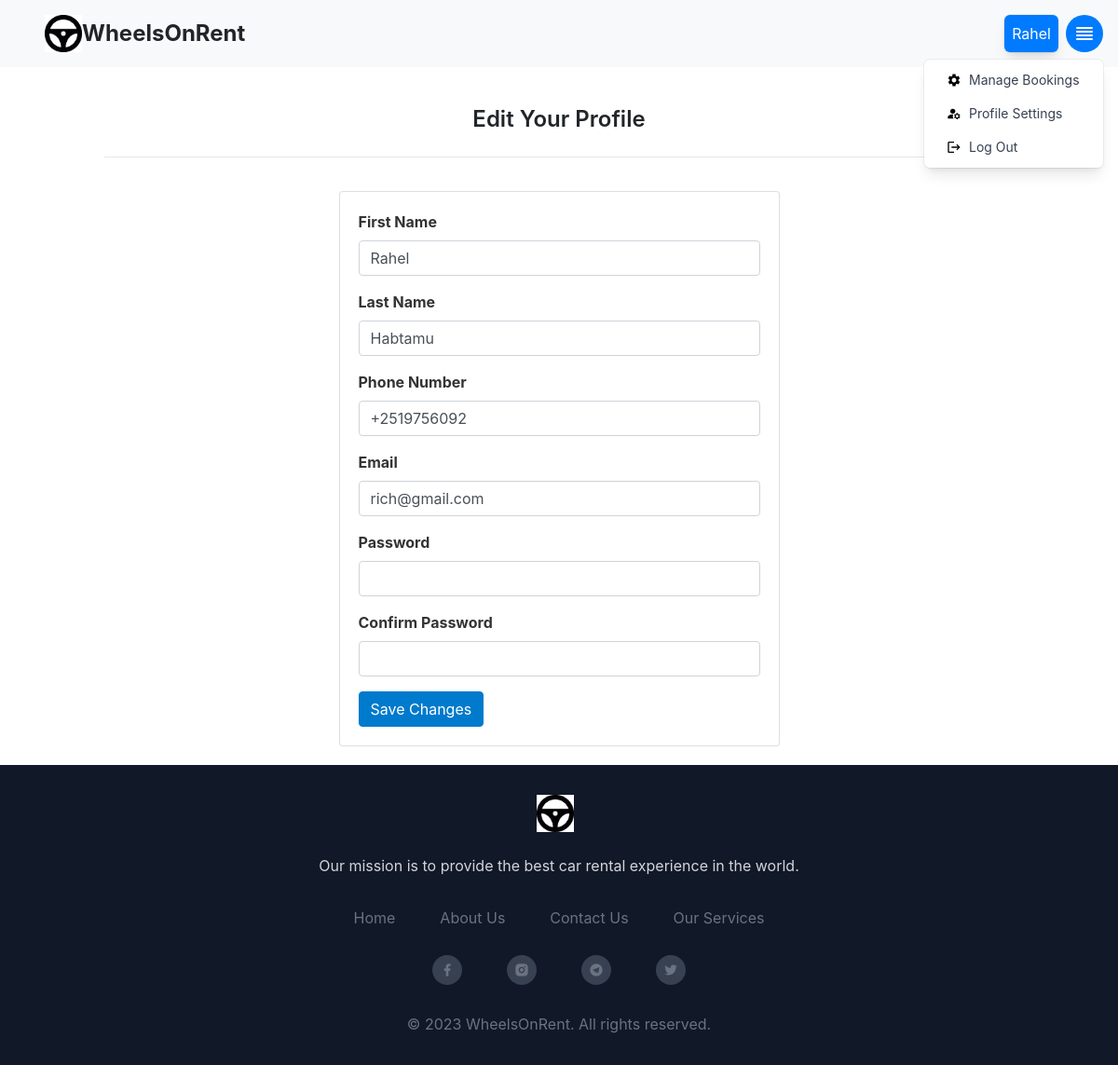
The app's page /customer/update (signed in), older data.
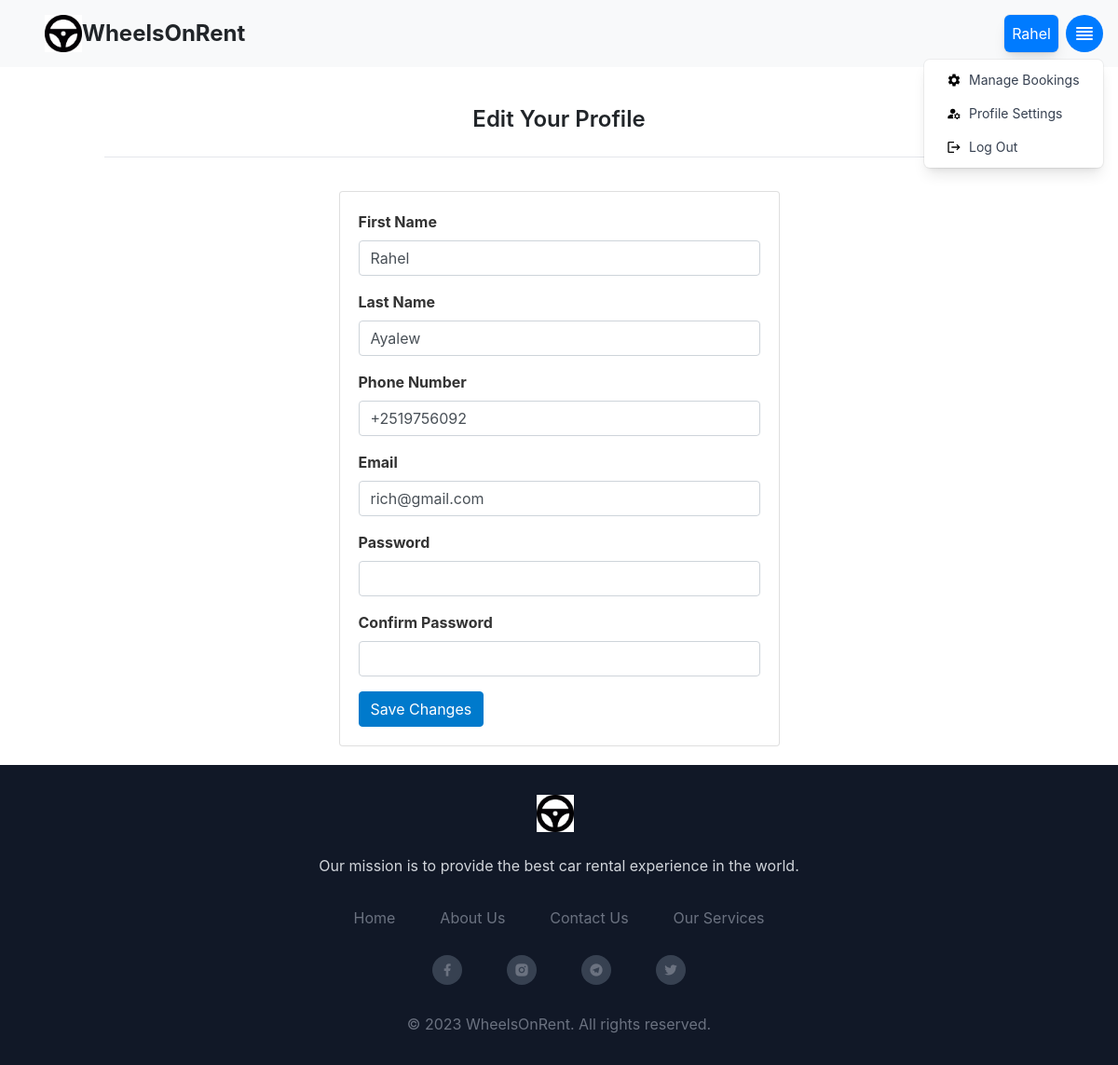
The same page, newer data.
### tables this page shows
CREATE TABLE customer (
  id INTEGER PRIMARY KEY AUTOINCREMENT,
  name TEXT NOT NULL,
  last_name TEXT NOT NULL,
  phone_number TEXT NOT NULL,
  email TEXT NOT NULL,
  password TEXT NOT NULL,
  role TEXT INTEGER DEFAULT 0
);

### car_app/customer.py (the view, shortened to what this page needs)
@bp.route('/update', methods=('GET', 'POST'))
@login_required
def update():
    return render_template('customer/update.html')

### car_app/customer.py (called while the page is built)
@bp.before_app_request
def load_logged_in_customer():
    customer_id = session.get('customer_id')
    if customer_id is None:
        g.customer = None
    else:
        g.customer = get_db().execute(
            'SELECT * FROM customer WHERE id = ?', (customer_id,)
        ).fetchone()

@bp.after_request
def add_header(response):
    response.headers['Cache-Control'] = 'no-store, no-cache, must-revalidate, max-age=0'
    response.headers['Pragma'] = 'no-cache'
    response.headers['Expires'] = '0'
    return response

def login_required(view):
    @functools.wraps(view)
    def wrapped_view(**kwargs):
        if g.customer is None:
            return redirect(url_for('customer.login'))
        return view(**kwargs)
    return wrapped_view

### car_app/db.py (called while the page is built)
def get_db():
    if 'db' not in g:
        g.db = sqlite3.connect(
            current_app.config['DATABASE'],
            detect_types=sqlite3.PARSE_DECLTYPES
        )
        g.db.row_factory = sqlite3.Row
    return g.db

### car_app/templates/customer/update.html
{% extends 'base.html' %}
{% block content %}
<div class="container mx-auto px-4 mt-10 md:px-8 lg:px-16 xl:px-24">
    <h1 class="text-2xl font-semibold mb-3 border-b pb-4 lg:text-left" style="display: flex; justify-content: center;">Edit Your Profile</h1>
  <div class="row">
    <div class="col-lg-6 grid-margin stretch-card mx-auto">
      <div class="card" style="width: auto; margin: 20px auto;">
	<div class="card-body">
          <form class="forms-sample" method="post">
            <div class="form-group">
              <label for="name" style="font-weight: bold; font-size: 16px; color: #333;">First Name</label>
              <input type="text" class="form-control" id="name" name="name" value="{{ g.customer.name }}" required>
            </div>
            <div class="form-group">
              <label for="last_name" style="font-weight: bold; font-size: 16px; color: #333;">Last Name</label>
              <input type="text" class="form-control" id="last_name" name="last_name" value="{{ g.customer.last_name }}" required>
            </div>
	    <div class="form-group">
              <label for="phone_number" style="font-weight: bold; font-size: 16px; color: #333;">Phone Number</label>
              <input type="tel" class="form-control" id="phone_number" name="phone_number" value="{{ g.customer.phone_number }}" required>
            </div>
            <div class="form-group">
              <label for="email" style="font-weight: bold; font-size: 16px; color: #333;">Email</label>
              <input type="email" class="form-control" id="email" name="email" value="{{ g.customer.email }}" required>
            </div>
            <div class="form-group">
              <label for="password" style="font-weight: bold; font-size: 16px; color: #333;">Password</label>
              <input type="password" class="form-control" id="password" name="password" required>
            </div>
            <div class="form-group">
              <label for="confirm_password" style="font-weight: bold; font-size: 16px; color: #333;">Confirm Password</label>
              <input type="password" class="form-control" id="confirm_password" name="confirm_password" required>
            </div>
            <button type="submit" class="btn btn-primary" style="background-color: #007ACC; border-color: #007ACC;">Save Changes</button>
          </form>
        </div>
      </div>
    </div>
  </div>
</div>
{% endblock %}

### car_app/templates/base.html (shortened to what the changed rows need)
<!DOCTYPE html>
    <html lang="en">
    <head>
        <link rel="stylesheet" href="{{ url_for('static', filename='style.css') }}">
        <link rel="stylesheet" href="https://cdn.jsdelivr.net/npm/bootstrap@4.0.0/dist/css/bootstrap.min.css">
        <link href="https://cdn.jsdelivr.net/npm/remixicon@2.5.0/fonts/remixicon.css" rel="stylesheet">
        <script src="https://cdn.tailwindcss.com"></script>
    </head>
<body class="relative min-h-screen">
<nav class="navbar navbar-light bg-light justify-content-between p-3 pl-5">
  {% if g.customer['role'] == 0 %}
  <div class="d-flex align-items-center">
                    <p class="origin-top-right absolute right-16 p-2 bottom-4  mt-2 w-auto flex items-center justify-center rounded-md shadow-lg bg-primary text-white ring-1 ring-black ring-opacity-5 mb-0 d-none d-sm-block navbar-profile-name">{{ greeting }} {{ g.customer['name'] }}</p>
   </div>
  <div x-data="{ open: false }" @click.away="open = false" class="relative inline-block text-left">
      <div>
          <button @click="open = !open" type="button" class="rounded-full h-10 w-10 flex items-center justify-center bg-primary text-white focus:outline-none focus:ring-2 focus:ring-offset-2 focus:ring-offset-gray-100 focus:ring-primary" id="dropdown-menu" aria-haspopup="true" aria-expanded="true">
              <svg xmlns="http://www.w3.org/2000/svg" class="h-6 w-6" fill="none" viewBox="0 0 24 24" stroke="currentColor">
                  <path stroke-linecap="round" stroke-linejoin="round" stroke-width="2" d="M4 6h16M4 10h16M4 14h16M4 18h16"></path>
              </svg>
          </button>
      </div>
      <div x-show="open" @click.away="open = false" class="origin-top-right absolute right-0 mt-2 w-48 rounded-md shadow-lg bg-white ring-1 ring-black ring-opacity-5" role="menu" aria-orientation="vertical" aria-labelledby="dropdown-menu" id="dropdown-menu">
          <div class="py-1" role="none">
            <a href="{{ url_for('booking.my_bookings') }}" class="flex items-center px-4 py-2 text-sm text-gray-700 hover:bg-gray-100 hover:text-gray-900" role="menuitem" style="text-decoration: none;">
              <img src="{{ url_for('static', filename='assets/icons/manage.svg') }}" alt="My Icon" class="h-4 w-4 mr-2">
              <span>Manage Bookings</span>
            </a>
            <a href="{{ url_for('customer.update', id=g.customer['id']) }}" class="flex items-center px-4 py-2 text-sm text-gray-700 hover:bg-gray-100 hover:text-gray-900" role="menuitem" style="text-decoration: none;">
              <img src="{{ url_for('static', filename='assets/icons/account.svg') }}" alt="My Icon" class="h-4 w-4 mr-2">
              <span>Profile Settings</span>
            </a>
            <a href="{{ url_for('customer.logout') }}" class="flex items-center px-4 py-2 text-sm text-gray-700 hover:bg-gray-100 hover:text-gray-900" role="menuitem" style="text-decoration: none;">
              <img src="{{ url_for('static', filename='assets/icons/logout.svg') }}" alt="My Icon" class="h-4 w-4 mr-2">
              <span>Log Out</span>
            </a>
          </div>
      </div>
  </div>
  {% else %}
  <a style="font-weight: 700;" class="btn btn-outline-success my-2 my-sm-0" href="{{url_for('customer.login')}}" class="nav_link">Sign In</a>
  {% endif %}
</nav>
      <div class="container-fluid  pb-12" style="min-height: calc(100vh - 100px); margin:0; padding:0;">
      {% block content %}{% endblock %}
      </div>
    </body>
</html>

Row changes from the older to the newer data that the page shows:
changed customer "Rahel": last_name "Habtamu" → "Ayalew"
